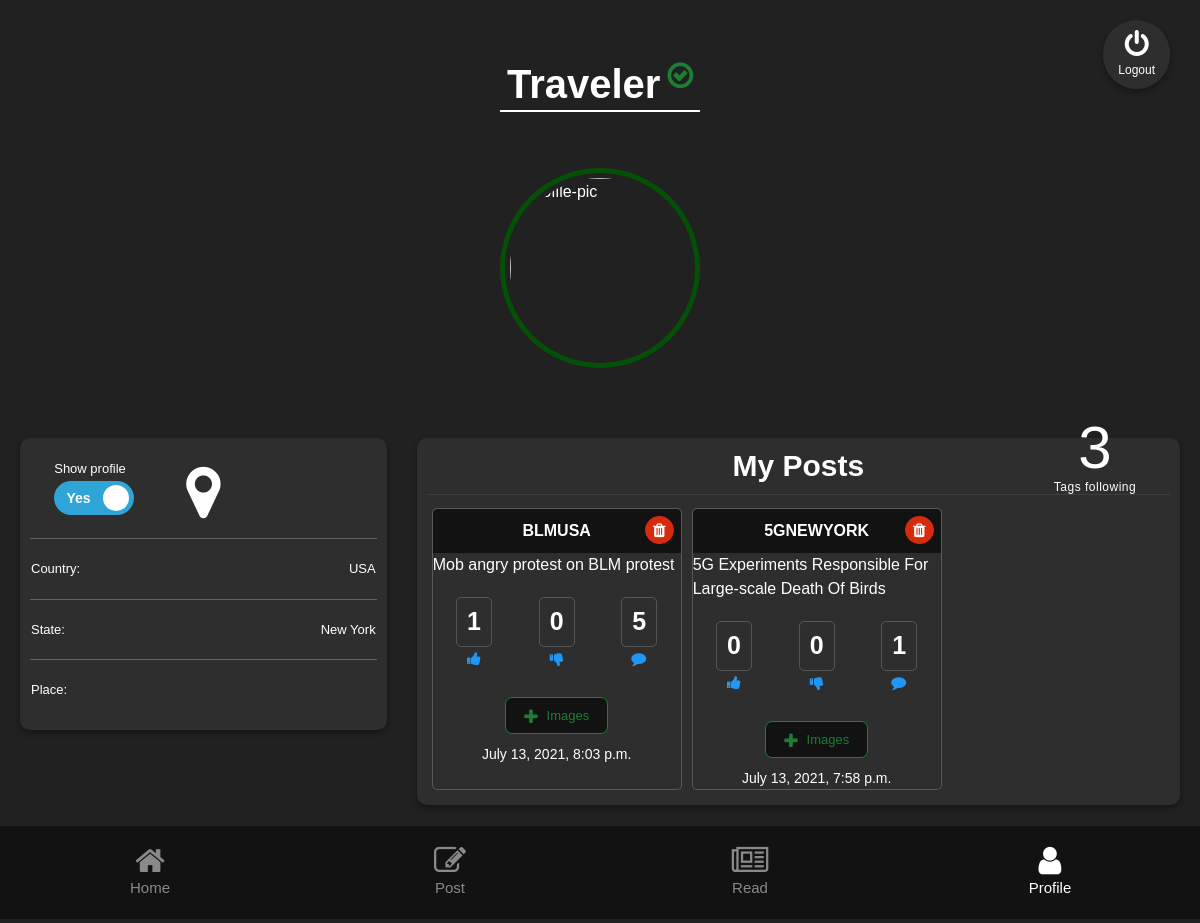
The page /user/profile/ (signed in) on the database as committed earlier.
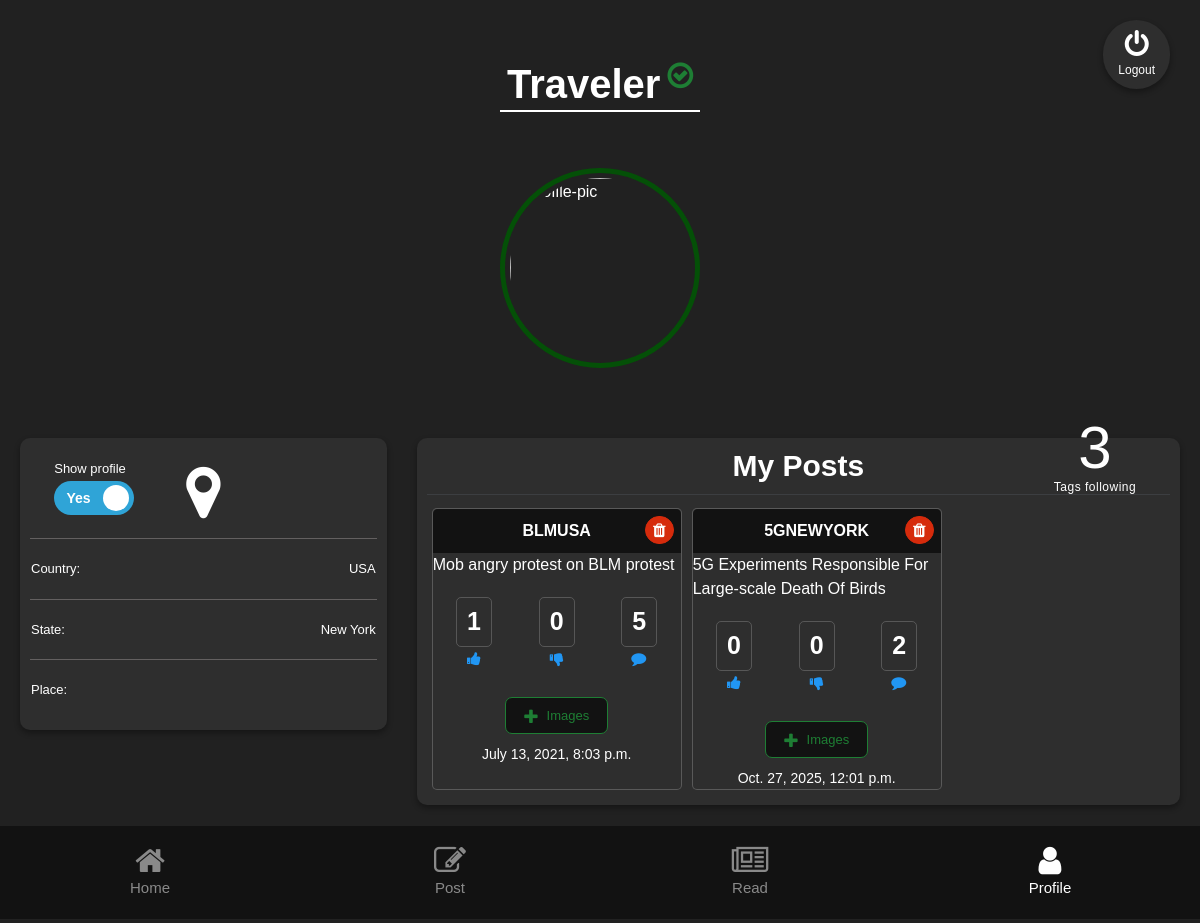
The same page on the database as committed later.
### Posts/models.py (models this page shows, shortened)
class PostModel(models.Model):
    p_title=models.CharField(max_length=200,null=True)
    p_content=models.TextField()
    p_coverimage=models.ImageField(upload_to="coverimage",null=True)
    pvoted = models.ManyToManyField(UserModel , default=None , blank=True ,related_name='pvoted')
    nvoted = models.ManyToManyField(UserModel , default=None , blank=True ,related_name='nvoted')
    p_com = models.IntegerField(null=True,default=0)
    p_dateTime =models.DateTimeField(auto_now=True)
    user_id=models.ForeignKey(UserModel,on_delete=models.SET_NULL,null=True,verbose_name="UserModel")
    tag_id=models.ForeignKey(Tagmodel,on_delete=models.SET_NULL,null=True,verbose_name="Tagmodel")

### Tags/models.py (models this page shows, shortened)
class Tagmodel(models.Model):
    tag_title=models.CharField(max_length=40,default=0)
    tag_name=models.CharField(max_length=40,unique=True)
    tag_image=models.ImageField(upload_to='tags')
    tag_disc=models.TextField(default=0)
    t_country=models.CharField(max_length=20)
    t_state=models.CharField(max_length=20)
    t_place=models.CharField(max_length=20)

### User/views.py (the view)
# urls.py: path('profile/',views.userprofile,name="profile"),
def userprofile(request):
    if request.session.has_key('userid'):
        userid = request.session['userid']
        users=UserModel.objects.get(id=userid)
        allMyPosts=PostModel.objects.filter(user_id=userid)
        foll_tags = following.objects.filter(user_id = userid).count()
        return render(request,"User/Profile.html",{'user':users , 'mypost':allMyPosts,'foll':foll_tags})
    else:
        return redirect("/user/login")

### User/templates/User/Profile.html (shortened to what this page needs)
{% extends 'base.html' %}
 {% block content %}
<div class="profile-holder">
  {% if user %}
<div class="user-profile-foll">
  <h1>{{foll}}</h1>
  <p>Tags following</p>
</div>
  <form action="{% url 'User:change' user.id %}"  method="post">
  	<div class="switch-wrapper">
      <p>Show profile</p>
      <div class="switch">
          <div class="slider">
            <label class="switch-radio-label left active" for="radio-left">Yes</label>
          </div>
      </div>
    </div>
</form>
  <h2 class="user-name">
  {% if user.u_security %}
  Anonymous
{% else %}
 {{user.u_name}}
{% endif %}
<i class="fa fa-check-circle-o verified-class" aria-hidden="true"></i>
  </h2>
  {%if user.u_security%}
  <img class="user-image"  alt="anonymous" alt="svgImg"/>
    {% else %}
    <img
    class="user-image"
    src="{{user.u_pic.url}}"
    alt="profile-pic"
    srcset=""
  />
    {%endif %}
  <div class="row">
    <div class="col-md-4">
      <div class="address-holder">
        <center><i class="fa fa-map-marker" aria-hidden="true"></i></center>
        <div class="places">
          <p>Country:</p>
          <p>{{user.u_country}}</p>
        </div>
        <div class="places">
          <p>State:</p>
          <p>{{user.u_state}}</p>
        </div>
        <div class="places">
          <p>Place:</p>
        </div>
      </div>
    </div>
    <div class="col-md-8">
      <div class="my-posts-holder">
        <h2>My Posts</h2>
        <div class="eachpost">
          {% if mypost %}
          {% for post in mypost %}
          <div class="mypost">
            <a  href="{% url 'User:delete' post.id %}">
              <div class="delete-post">
                <i class="fa fa-trash" aria-hidden="true"></i>
              </div>
            </a>
            <p class="mypost-tag">{{post.tag_id.tag_name}}</p>
            <marquee>{{post.p_title}}</marquee>
            <div class="score-holder">
              <div class="one-score" >{{post.pvoted.all.count}}<i style="color: #2196f3;" class="fa fa-thumbs-up" aria-hidden="true"></i></div>
              <div class="one-score">{{post.nvoted.all.count}}<i  style="color: #2196f3;" class="fa fa-thumbs-down" aria-hidden="true"></i></div>
              <div class="one-score" >{{post.p_com}}<i style="color: #2196f3;" class="fa fa-comment" aria-hidden="true"></i></div>
            </div>
              <button type="button" class="add-img-butt" data-toggle="modal" data-target="#my{{forloop.counter}}modal"><i class="fa fa-plus" aria-hidden="true"></i>Images</button>
            <p class="mypost-date">{{post.p_dateTime}}</p>
          </div>
          {% endfor %}
          {% else %}
          <div style="margin:auto;font-size:20px" class="tag-error">No Posts</div>
          {% endif %}
        </div>
      </div>
    </div>
  </div>
  {% endif %}
</div>
{% endblock content %}

Rows that differ between the two databases and show on the page:
changed PostModel "5G Experiments Responsible For Large-scale Death Of Birds": p_com "1" → "2"; p_dateTime "July 13, 2021, 7:58 p.m." → "Oct. 27, 2025, 12:01 p.m."
